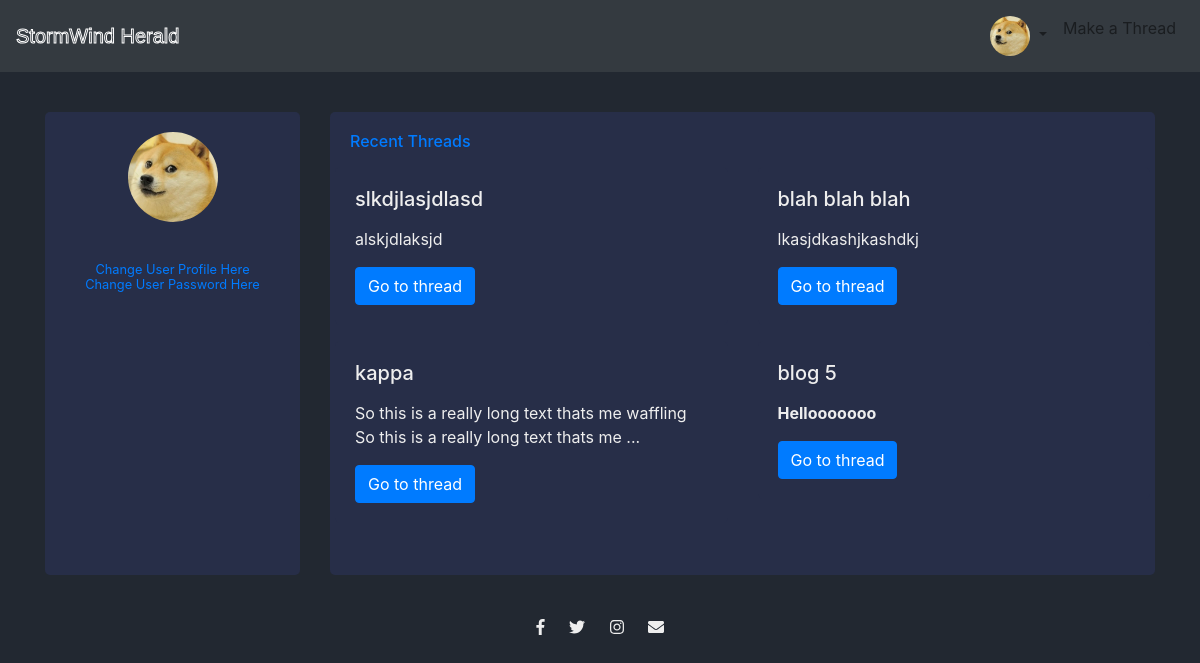
/profile/ (signed in), run on the app's committed database.
### users/models.py (models this page shows, shortened)
class Profile(models.Model):
	user = models.OneToOneField(U,on_delete=models.CASCADE)
	profile_pic = models.ImageField(default='default.jpg',upload_to='profile_pictures')

### stormwind/models.py (models this page shows, shortened)
class Thread(models.Model):
	member = models.ForeignKey(User,on_delete=models.CASCADE)
	title = models.CharField(max_length=155)
	content = HTMLField(blank=True,null=True)
	date_created = models.DateTimeField(default=timezone.now)
	category = models.CharField(max_length=155)
	likes = models.ManyToManyField(User,related_name='likes')

### stormwind/views.py (the view)
# urls.py: path('profile/',views.profile,name='profile'),
@login_required
def profile(request):
	user = request.user
	threads = Thread.objects.filter(member=request.user).order_by('-date_created')
	paginator = Paginator(threads,4)
	page_obj = paginator.page(request.GET.get('page',1))
	t_count = threads.count()
	return render(request,'users/profile.html',{'page_obj':page_obj,
												'user': user,
												't_count':t_count})

### users/templates/users/profile.html (shortened to what this page needs)
{% extends "stormwind/base.html" %}
{% block content %}
<div class="row gutters" style='margin-top:20px;'>
  <div class="col-xl-3 col-lg-3 col-md-12 col-sm-12 col-12">
    <div class="card h-100">
      <div class="card-body">
        <div class="account-settings">
          <div class="user-profile">
            <div class="user-avatar">
              <img src="{{ user.profile.profile_pic.url }}" alt="Profile Picture">
            </div>
            <br>
            <h6 class='user-email'><a href="{% url 'editProfile' %}">Change User Profile Here</a></h6>
            <h6 class="user-email"><a href="#">Change User Password Here</a></h6>
          </div>
        </div>
      </div>
    </div>
  </div>
  <div class="col-xl-9 col-lg-9 col-md-12 col-sm-12 col-12">
    <div class="card h-100">
      <div class="card-body">
        <div class="row gutters">
          <div class="col-xl-12 col-lg-12 col-md-12 col-sm-12 col-12">
            <h6 class="mb-3 text-primary">Recent Threads</h6>
          </div>
          <div class="row">
            {% for t in page_obj %}
            <div class="col-sm-6">
              <div class="card">
                <div class="card-body">
                  <h5 class="card-title">
                {% if t.title|length > 40 %}
                  {{ t.title|slice:40 }}..
                {% else %}
                  {{ t.title }}
                {% endif %}
                </h5>
                  {% if t.content|length > 90 %}
                    <p class="card-text">{{ t.content|safe|slice:90 }}...</p>
                  {% else %}
                    <p class="card-text">{{ t.content|safe }}</p>
                  {% endif %}
                  <a href="{% url 'detail-view' t.id %}" class="btn btn-primary">Go to thread</a>
                </div>
              </div>
            </div>
            {% endfor %}
          </div>
        </div>
      </div>
    </div>
  </div>
  {% endblock content %}

### stormwind/templates/stormwind/base.html (shortened to what this page needs)
{% load static %}
<!doctype html>
<html lang="en">
  <head>
    <link rel="stylesheet" href="https://stackpath.bootstrapcdn.com/bootstrap/4.3.1/css/bootstrap.min.css">
    <link rel="stylesheet" type="text/css" href="{% static 'stormwind/main.css' %}">
    <link href="https://maxcdn.bootstrapcdn.com/font-awesome/4.3.0/css/font-awesome.min.css" rel="stylesheet">
  </head>
  <body>
    <nav class="navbar navbar-expand-lg navbar-light bg-dark fixed-top ">
      <a class="navbar-brand Header_" href="{% url 'home' %}">StormWind Herald</a>
      <div class="collapse navbar-collapse" id="navbarSupportedContent">
        <ul class="navbar-nav ml-auto">
          {% if user.is_authenticated %}
            <li class="nav-item dropdown">
            <a class="nav-link dropdown-toggle" href="#" id="navbarDropdownMenuLink" role="button" data-toggle="dropdown" aria-haspopup="true" aria-expanded="false">
              <img src="{{ user.profile.profile_pic.url }}" width="40" height="40" class="rounded-circle">
            </a>
          </li>
            <li class="nav-item">
              <a class="nav-link" href="{% url 'create-thread' %}">Make a Thread</a>
            </li>
          {% endif %}
        </ul>
      </div>
    </nav>
<br>
<div class="container">
  <br><br>
  {% block content %}{% endblock %}
</div>
<br>
<footer id="footer">
  <div class="container-fluid">
    <i class="social-icon fab fa-facebook-f"></i>
    <i class="social-icon fab fa-twitter"></i>
    <i class="social-icon fab fa-instagram"></i>
    <i class="social-icon fas fa-envelope"></i>
  </div>
</footer>
  </body>
</html>

### stormwind/static/stormwind/main.css (style rules this page uses)
body { background-color: #222831; color: #eeeeee; padding-top: 20px; padding-bottom: 20px; }
h1,h2,h3,h4,h5 { color: #eeeeee; }
.Header_ { font-family:sans-serif; -webkit-text-stroke:1px white; -webkit-text-fill-color:transparent; }
.account-settings .user-profile { margin: 0 0 1rem 0; padding-bottom: 1rem; text-align: center; }
.account-settings .user-profile .user-avatar { margin: 0 0 1rem 0; }
.account-settings .user-profile .user-avatar img { width: 90px; height: 90px; -webkit-border-radius: 100px; -moz-border-radius: 100px; border-radius: 100px; }
.account-settings .user-profile h6.user-email { margin: 0; font-size: 0.8rem; font-weight: 400; }
.card { background: #272E48; -webkit-border-radius: 5px; -moz-border-radius: 5px; border-radius: 5px; border: 0; margin-bottom: 1rem; }
footer { bottom: 0px; width: 100%; text-align: center; }
.social-icon { margin: 20px 10px; }

### data on the page
Thread: title "slkdjlasjdlasd", content "alskjdlaksjd"
Thread: title "blah blah blah", content "lkasjdkashjkashdkj"
Thread: title "kappa", content "So this is a really long text thats me waffling So this is a really long text thats me"
Thread: title "blog 5", content "Hellooooooo"
